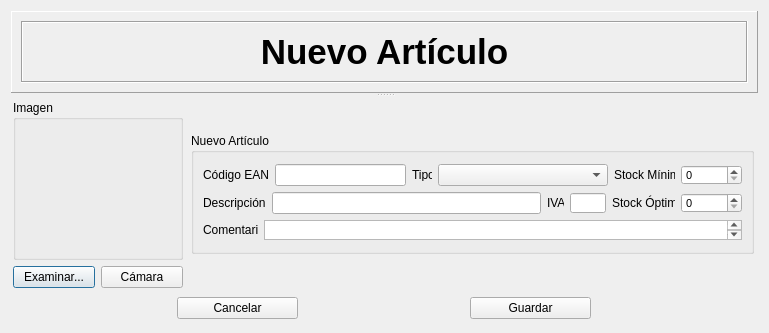
<?xml version="1.0" encoding="UTF-8"?>
<ui version="4.0">
 <class>DialogNuevoArticuloAlmacen</class>
 <widget class="QDialog" name="DialogNuevoArticuloAlmacen">
  <property name="geometry">
   <rect>
    <x>0</x>
    <y>0</y>
    <width>769</width>
    <height>333</height>
   </rect>
  </property>
  <property name="sizePolicy">
   <sizepolicy hsizetype="Fixed" vsizetype="Fixed">
    <horstretch>0</horstretch>
    <verstretch>0</verstretch>
   </sizepolicy>
  </property>
  <property name="minimumSize">
   <size>
    <width>769</width>
    <height>333</height>
   </size>
  </property>
  <property name="maximumSize">
   <size>
    <width>769</width>
    <height>333</height>
   </size>
  </property>
  <property name="windowTitle">
   <string>Dialog</string>
  </property>
  <layout class="QGridLayout" name="gridLayout_3">
   <item row="0" column="0">
    <widget class="QSplitter" name="splitter">
     <property name="orientation">
      <enum>Qt::Vertical</enum>
     </property>
     <widget class="QFrame" name="frame">
      <property name="sizePolicy">
       <sizepolicy hsizetype="Preferred" vsizetype="Fixed">
        <horstretch>0</horstretch>
        <verstretch>0</verstretch>
       </sizepolicy>
      </property>
      <property name="minimumSize">
       <size>
        <width>0</width>
        <height>82</height>
       </size>
      </property>
      <property name="maximumSize">
       <size>
        <width>16777215</width>
        <height>82</height>
       </size>
      </property>
      <property name="frameShape">
       <enum>QFrame::Panel</enum>
      </property>
      <property name="frameShadow">
       <enum>QFrame::Raised</enum>
      </property>
      <layout class="QHBoxLayout" name="horizontalLayout">
       <item>
        <widget class="QFrame" name="frame_2">
         <property name="frameShape">
          <enum>QFrame::Box</enum>
         </property>
         <property name="frameShadow">
          <enum>QFrame::Sunken</enum>
         </property>
         <layout class="QHBoxLayout" name="horizontalLayout_2">
          <item>
           <widget class="QLabel" name="label_6">
            <property name="text">
             <string>&lt;!DOCTYPE HTML PUBLIC &quot;-//W3C//DTD HTML 4.0//EN&quot; &quot;http://www.w3.org/TR/REC-html40/strict.dtd&quot;&gt;
&lt;html&gt;&lt;head&gt;&lt;meta name=&quot;qrichtext&quot; content=&quot;1&quot; /&gt;&lt;style type=&quot;text/css&quot;&gt;
p, li { white-space: pre-wrap; }
&lt;/style&gt;&lt;/head&gt;&lt;body style=&quot; font-family:'Ubuntu'; font-size:11pt; font-weight:400; font-style:normal;&quot;&gt;
&lt;p align=&quot;center&quot; style=&quot; margin-top:0px; margin-bottom:0px; margin-left:0px; margin-right:0px; -qt-block-indent:0; text-indent:0px;&quot;&gt;&lt;span style=&quot; font-size:26pt; font-weight:600;&quot;&gt;Nuevo Artículo&lt;/span&gt;&lt;/p&gt;&lt;/body&gt;&lt;/html&gt;</string>
            </property>
            <property name="alignment">
             <set>Qt::AlignCenter</set>
            </property>
           </widget>
          </item>
         </layout>
        </widget>
       </item>
      </layout>
     </widget>
     <widget class="QWidget" name="layoutWidget">
      <layout class="QVBoxLayout" name="verticalLayout_3">
       <item>
        <layout class="QHBoxLayout" name="horizontalLayout_12">
         <item>
          <layout class="QGridLayout" name="gridLayout">
           <item row="0" column="0">
            <widget class="QGroupBox" name="groupBox_2">
             <property name="sizePolicy">
              <sizepolicy hsizetype="Fixed" vsizetype="Fixed">
               <horstretch>159</horstretch>
               <verstretch>160</verstretch>
              </sizepolicy>
             </property>
             <property name="minimumSize">
              <size>
               <width>170</width>
               <height>160</height>
              </size>
             </property>
             <property name="maximumSize">
              <size>
               <width>170</width>
               <height>160</height>
              </size>
             </property>
             <property name="title">
              <string>Imagen</string>
             </property>
             <widget class="QLabel" name="lbImagen">
              <property name="geometry">
               <rect>
                <x>4</x>
                <y>20</y>
                <width>161</width>
                <height>131</height>
               </rect>
              </property>
              <property name="text">
               <string/>
              </property>
              <property name="textFormat">
               <enum>Qt::AutoText</enum>
              </property>
             </widget>
            </widget>
           </item>
           <item row="1" column="0">
            <layout class="QHBoxLayout" name="horizontalLayout_7">
             <item>
              <widget class="QPushButton" name="pbExaminar">
               <property name="text">
                <string>Examinar...</string>
               </property>
              </widget>
             </item>
             <item>
              <widget class="QPushButton" name="pbCamara">
               <property name="text">
                <string>Cámara</string>
               </property>
              </widget>
             </item>
            </layout>
           </item>
          </layout>
         </item>
         <item>
          <widget class="QGroupBox" name="groupBox">
           <property name="sizePolicy">
            <sizepolicy hsizetype="Fixed" vsizetype="Fixed">
             <horstretch>0</horstretch>
             <verstretch>0</verstretch>
            </sizepolicy>
           </property>
           <property name="minimumSize">
            <size>
             <width>563</width>
             <height>121</height>
            </size>
           </property>
           <property name="maximumSize">
            <size>
             <width>563</width>
             <height>121</height>
            </size>
           </property>
           <property name="title">
            <string>Nuevo Artículo</string>
           </property>
           <layout class="QGridLayout" name="gridLayout_2">
            <item row="0" column="0">
             <layout class="QVBoxLayout" name="verticalLayout_2">
              <item>
               <layout class="QVBoxLayout" name="verticalLayout">
                <item>
                 <layout class="QHBoxLayout" name="horizontalLayout_10">
                  <item>
                   <layout class="QHBoxLayout" name="horizontalLayout_3">
                    <item>
                     <widget class="QLabel" name="label_8">
                      <property name="text">
                       <string>Código EAN</string>
                      </property>
                     </widget>
                    </item>
                    <item>
                     <widget class="QLineEdit" name="leCodEAN">
                      <property name="maxLength">
                       <number>20</number>
                      </property>
                     </widget>
                    </item>
                   </layout>
                  </item>
                  <item>
                   <layout class="QHBoxLayout" name="horizontalLayout_9">
                    <item>
                     <widget class="QLabel" name="label_9">
                      <property name="sizePolicy">
                       <sizepolicy hsizetype="Fixed" vsizetype="Fixed">
                        <horstretch>0</horstretch>
                        <verstretch>0</verstretch>
                       </sizepolicy>
                      </property>
                      <property name="minimumSize">
                       <size>
                        <width>20</width>
                        <height>13</height>
                       </size>
                      </property>
                      <property name="maximumSize">
                       <size>
                        <width>20</width>
                        <height>13</height>
                       </size>
                      </property>
                      <property name="text">
                       <string>Tipo</string>
                      </property>
                     </widget>
                    </item>
                    <item>
                     <widget class="QComboBox" name="cbTipoProducto">
                      <property name="minimumSize">
                       <size>
                        <width>170</width>
                        <height>20</height>
                       </size>
                      </property>
                      <property name="maximumSize">
                       <size>
                        <width>69</width>
                        <height>16777215</height>
                       </size>
                      </property>
                     </widget>
                    </item>
                   </layout>
                  </item>
                  <item>
                   <layout class="QHBoxLayout" name="horizontalLayout_8">
                    <item>
                     <widget class="QLabel" name="label_10">
                      <property name="sizePolicy">
                       <sizepolicy hsizetype="Fixed" vsizetype="Fixed">
                        <horstretch>0</horstretch>
                        <verstretch>0</verstretch>
                       </sizepolicy>
                      </property>
                      <property name="minimumSize">
                       <size>
                        <width>61</width>
                        <height>13</height>
                       </size>
                      </property>
                      <property name="maximumSize">
                       <size>
                        <width>61</width>
                        <height>13</height>
                       </size>
                      </property>
                      <property name="text">
                       <string>Stock Mínimo</string>
                      </property>
                     </widget>
                    </item>
                    <item>
                     <widget class="QSpinBox" name="sbMinimo">
                      <property name="sizePolicy">
                       <sizepolicy hsizetype="Fixed" vsizetype="Fixed">
                        <horstretch>0</horstretch>
                        <verstretch>0</verstretch>
                       </sizepolicy>
                      </property>
                      <property name="minimumSize">
                       <size>
                        <width>61</width>
                        <height>20</height>
                       </size>
                      </property>
                      <property name="maximumSize">
                       <size>
                        <width>61</width>
                        <height>20</height>
                       </size>
                      </property>
                      <property name="font">
                       <font>
                        <pointsize>8</pointsize>
                       </font>
                      </property>
                      <property name="maximum">
                       <number>1000000000</number>
                      </property>
                     </widget>
                    </item>
                   </layout>
                  </item>
                 </layout>
                </item>
                <item>
                 <layout class="QHBoxLayout" name="horizontalLayout_11">
                  <item>
                   <layout class="QHBoxLayout" name="horizontalLayout_4">
                    <item>
                     <widget class="QLabel" name="label">
                      <property name="text">
                       <string>Descripción</string>
                      </property>
                     </widget>
                    </item>
                    <item>
                     <widget class="QLineEdit" name="leDescripcion">
                      <property name="text">
                       <string/>
                      </property>
                      <property name="maxLength">
                       <number>200</number>
                      </property>
                     </widget>
                    </item>
                   </layout>
                  </item>
                  <item>
                   <layout class="QHBoxLayout" name="horizontalLayout_5">
                    <item>
                     <widget class="QLabel" name="label_4">
                      <property name="sizePolicy">
                       <sizepolicy hsizetype="Fixed" vsizetype="Fixed">
                        <horstretch>0</horstretch>
                        <verstretch>0</verstretch>
                       </sizepolicy>
                      </property>
                      <property name="minimumSize">
                       <size>
                        <width>17</width>
                        <height>16</height>
                       </size>
                      </property>
                      <property name="maximumSize">
                       <size>
                        <width>17</width>
                        <height>16</height>
                       </size>
                      </property>
                      <property name="text">
                       <string>IVA</string>
                      </property>
                     </widget>
                    </item>
                    <item>
                     <widget class="QLineEdit" name="leIVA">
                      <property name="sizePolicy">
                       <sizepolicy hsizetype="Fixed" vsizetype="Fixed">
                        <horstretch>0</horstretch>
                        <verstretch>0</verstretch>
                       </sizepolicy>
                      </property>
                      <property name="minimumSize">
                       <size>
                        <width>36</width>
                        <height>20</height>
                       </size>
                      </property>
                      <property name="maximumSize">
                       <size>
                        <width>36</width>
                        <height>20</height>
                       </size>
                      </property>
                      <property name="maxLength">
                       <number>3</number>
                      </property>
                     </widget>
                    </item>
                   </layout>
                  </item>
                  <item>
                   <layout class="QHBoxLayout" name="horizontalLayout_6">
                    <item>
                     <widget class="QLabel" name="label_11">
                      <property name="sizePolicy">
                       <sizepolicy hsizetype="Fixed" vsizetype="Fixed">
                        <horstretch>0</horstretch>
                        <verstretch>0</verstretch>
                       </sizepolicy>
                      </property>
                      <property name="minimumSize">
                       <size>
                        <width>63</width>
                        <height>22</height>
                       </size>
                      </property>
                      <property name="maximumSize">
                       <size>
                        <width>63</width>
                        <height>22</height>
                       </size>
                      </property>
                      <property name="text">
                       <string>Stock Óptimo</string>
                      </property>
                     </widget>
                    </item>
                    <item>
                     <widget class="QSpinBox" name="sbOptimo">
                      <property name="sizePolicy">
                       <sizepolicy hsizetype="Fixed" vsizetype="Fixed">
                        <horstretch>0</horstretch>
                        <verstretch>0</verstretch>
                       </sizepolicy>
                      </property>
                      <property name="minimumSize">
                       <size>
                        <width>61</width>
                        <height>20</height>
                       </size>
                      </property>
                      <property name="maximumSize">
                       <size>
                        <width>61</width>
                        <height>20</height>
                       </size>
                      </property>
                      <property name="font">
                       <font>
                        <pointsize>8</pointsize>
                       </font>
                      </property>
                      <property name="maximum">
                       <number>1000000000</number>
                      </property>
                     </widget>
                    </item>
                   </layout>
                  </item>
                 </layout>
                </item>
               </layout>
              </item>
              <item>
               <layout class="QHBoxLayout" name="horizontalLayout_15">
                <item>
                 <widget class="QLabel" name="label_7">
                  <property name="sizePolicy">
                   <sizepolicy hsizetype="Fixed" vsizetype="Fixed">
                    <horstretch>0</horstretch>
                    <verstretch>0</verstretch>
                   </sizepolicy>
                  </property>
                  <property name="minimumSize">
                   <size>
                    <width>55</width>
                    <height>16</height>
                   </size>
                  </property>
                  <property name="maximumSize">
                   <size>
                    <width>55</width>
                    <height>16</height>
                   </size>
                  </property>
                  <property name="text">
                   <string>Comentario</string>
                  </property>
                 </widget>
                </item>
                <item>
                 <widget class="QTextEdit" name="teComentario">
                  <property name="sizePolicy">
                   <sizepolicy hsizetype="Expanding" vsizetype="Fixed">
                    <horstretch>0</horstretch>
                    <verstretch>0</verstretch>
                   </sizepolicy>
                  </property>
                  <property name="minimumSize">
                   <size>
                    <width>0</width>
                    <height>20</height>
                   </size>
                  </property>
                  <property name="maximumSize">
                   <size>
                    <width>11111111</width>
                    <height>20</height>
                   </size>
                  </property>
                  <property name="html">
                   <string>&lt;!DOCTYPE HTML PUBLIC &quot;-//W3C//DTD HTML 4.0//EN&quot; &quot;http://www.w3.org/TR/REC-html40/strict.dtd&quot;&gt;
&lt;html&gt;&lt;head&gt;&lt;meta name=&quot;qrichtext&quot; content=&quot;1&quot; /&gt;&lt;style type=&quot;text/css&quot;&gt;
p, li { white-space: pre-wrap; }
&lt;/style&gt;&lt;/head&gt;&lt;body style=&quot; font-family:'MS Shell Dlg 2'; font-size:8.25pt; font-weight:400; font-style:normal;&quot;&gt;
&lt;p style=&quot;-qt-paragraph-type:empty; margin-top:0px; margin-bottom:0px; margin-left:0px; margin-right:0px; -qt-block-indent:0; text-indent:0px; font-size:8pt;&quot;&gt;&lt;/p&gt;&lt;/body&gt;&lt;/html&gt;</string>
                  </property>
                 </widget>
                </item>
               </layout>
              </item>
             </layout>
            </item>
           </layout>
          </widget>
         </item>
        </layout>
       </item>
       <item>
        <layout class="QHBoxLayout" name="horizontalLayout_17">
         <item>
          <widget class="QPushButton" name="pbCancelar">
           <property name="minimumSize">
            <size>
             <width>121</width>
             <height>0</height>
            </size>
           </property>
           <property name="maximumSize">
            <size>
             <width>121</width>
             <height>16777215</height>
            </size>
           </property>
           <property name="text">
            <string>Cancelar</string>
           </property>
          </widget>
         </item>
         <item>
          <widget class="QPushButton" name="pbGuardar">
           <property name="sizePolicy">
            <sizepolicy hsizetype="Fixed" vsizetype="Fixed">
             <horstretch>0</horstretch>
             <verstretch>0</verstretch>
            </sizepolicy>
           </property>
           <property name="minimumSize">
            <size>
             <width>121</width>
             <height>0</height>
            </size>
           </property>
           <property name="maximumSize">
            <size>
             <width>121</width>
             <height>16777215</height>
            </size>
           </property>
           <property name="text">
            <string>Guardar</string>
           </property>
          </widget>
         </item>
        </layout>
       </item>
      </layout>
     </widget>
    </widget>
   </item>
  </layout>
 </widget>
 <tabstops>
  <tabstop>leCodEAN</tabstop>
  <tabstop>cbTipoProducto</tabstop>
  <tabstop>sbMinimo</tabstop>
  <tabstop>leDescripcion</tabstop>
  <tabstop>leIVA</tabstop>
  <tabstop>sbOptimo</tabstop>
  <tabstop>teComentario</tabstop>
  <tabstop>pbExaminar</tabstop>
  <tabstop>pbCamara</tabstop>
  <tabstop>pbCancelar</tabstop>
  <tabstop>pbGuardar</tabstop>
 </tabstops>
 <resources/>
 <connections/>
</ui>
